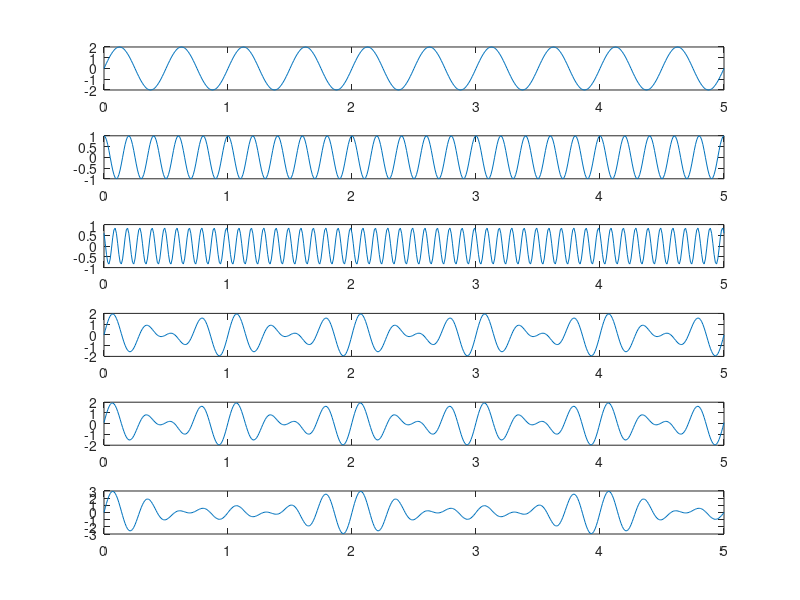

MATLAB code to generate this figure: (Note: this script raises an error after producing the figure.)
%% Clear
clear;
close all;
clc;

%% Ex1
t = 0:0.01:5;

x = 2*sin(4*pi*t); %f=4*pi/2*pi=2 T=1/f=1/2  A=2
y = sin(10*pi*t + pi/2); %f=5 T=1/5 T=1
p = sin(20*pi*t + 70*pi/180) + sin(20*pi*t + 200*pi/180); %f=10 T=1/10 A=1
z = sin(6*pi*t) + sin(8*pi*t); %f=mdc(6*pi, 8*pi)/2pi=1 T=1/f=1/1=1 A=1+1=2
w = sin(6*pi*t) + sin(8*pi*t + 0.1); %f=mdc(6*pi, 8*pi)/2pi=1 T=1/f=1/1=1 A=1+1=2
q = sin(6*pi*t) + sin(7*pi*t) + sin(8*pi*t); %f=mdc(6*pi, 7*pi, 8*pi)/2pi=0.5 T=1/f=1/0.5=2 A=1+1+1=3

figure;
subplot(6,1,1), plot(t,x); 
subplot(6,1,2), plot(t,y);
subplot(6,1,3), plot(t,p);
subplot(6,1,4), plot(t,z);
subplot(6,1,5), plot(t,w);
subplot(6,1,6), plot(t,q);

%% Ex2
%T=1/mdc(f1:fn) ?????

%% Ex3
Ta=0.01;

t=0:Ta:5;
a=2*sin(2*pi*t)+cos(5*pi*t);
ax=potencia(a,Ta,0.5);

px=potencia(x,Ta,1/2)
py=potencia(y,Ta,1/5)
pp=potencia(z,Ta,1/10)
pz=potencia(z,Ta,1)
pw=potencia(w,Ta,1)
pq=potencia(q,Ta,2)

%% Ex4

% conjunto de sinais definidos pela alinea 2
% N = 3;

f1 = 10;
f2 = 20;
f3 = 30;

f0 = gcd(gcd(f1, f2), f3);
T0 = 1/f0;
Ta = 0.001;
t = 0:Ta:4*T0;

delta = (rand(1,3) * 2*pi) - pi; % rand vai dar valores de 0 a 1 -> 0 a 2pi -> -pi a pi
xt = sin(2*pi*10*t + delta(1)) + sin(2*pi*20*t + delta(2)) + sin(2*pi*30*t + delta(3));

% todos os graficos vao ser diferentes pois os valores sao aleatorios
plot(t, xt)
grid on;

pot = potencia(xt, Ta, T0);
disp("Potencia media: " + pot) % vai ter sempre o maesmo valor -> 1.5

